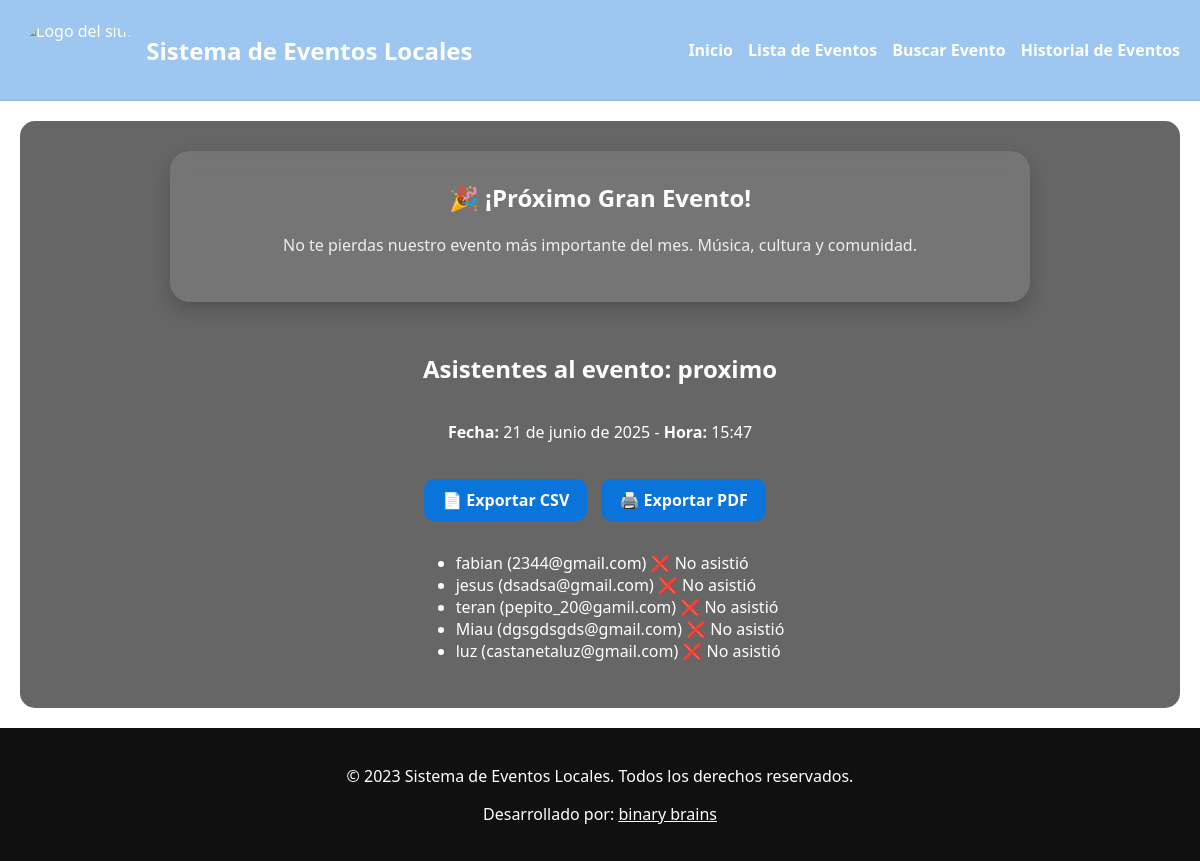
/eventos/2/asistentes/, run on an earlier commit of the app's database.
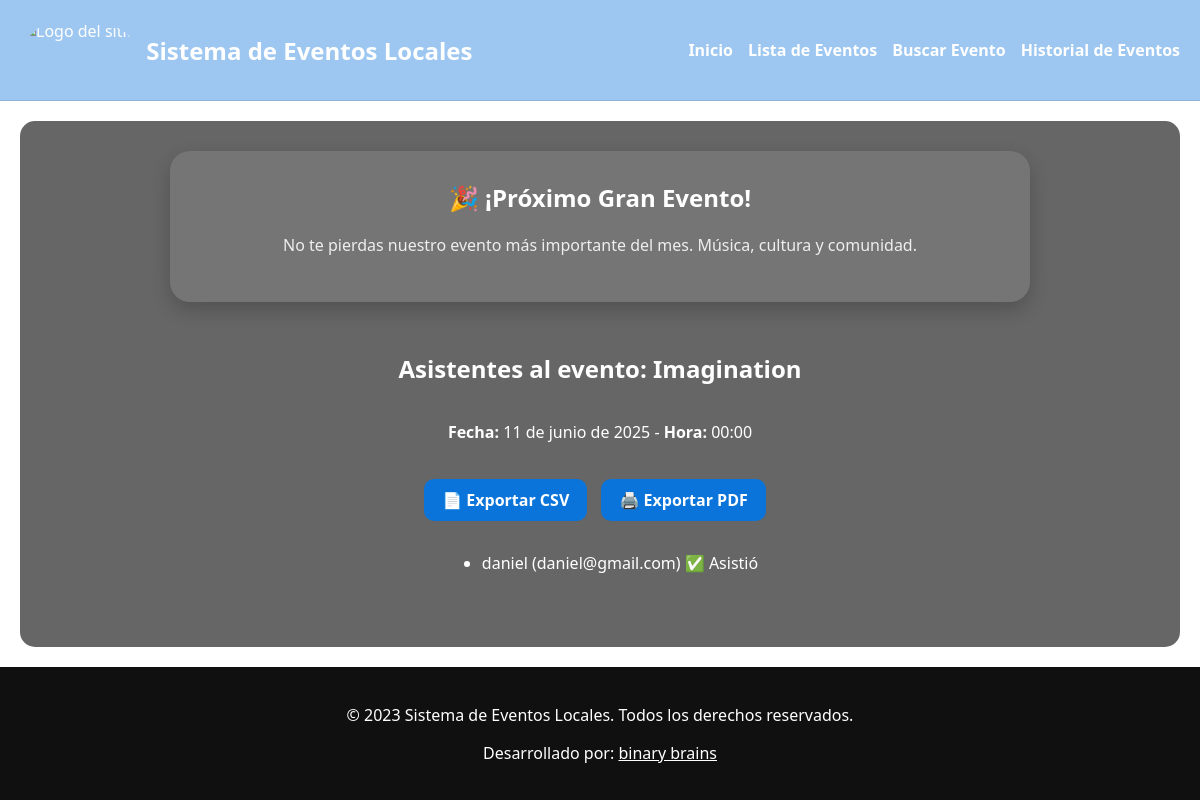
And on a later commit of the database.
### eventos/models.py (models this page shows, shortened)
class Evento(models.Model):
    titulo = models.CharField(max_length=200)
    descripcion = models.TextField()
    fecha = models.DateField()
    hora = models.TimeField()
    lugar = models.ForeignKey(Lugar, on_delete=models.CASCADE)
    organizador = models.ForeignKey(Organizador, on_delete=models.CASCADE)

class Inscripcion(models.Model):
    evento = models.ForeignKey(Evento, on_delete=models.CASCADE, related_name='inscripciones')
    nombre_participante = models.CharField(max_length=100)
    email = models.EmailField()
    asistio = models.BooleanField(default=False)

### eventos/views.py (the view)
# urls.py: path('eventos/<int:evento_id>/asistentes/', views.ver_asistentes, name='ver_asistentes'),
def ver_asistentes(request, evento_id):
    evento = get_object_or_404(Evento, pk=evento_id)
    asistentes = Inscripcion.objects.filter(evento=evento)
    return render(request, 'eventos/lista-asistentes.html', {
        'evento': evento,
        'asistentes': asistentes
    })

### eventos/templates/eventos/lista-asistentes.html (shortened to what this page needs)
{% extends './base.html'%}
{% block content %}
<h2>Asistentes al evento: {{ evento.titulo }}</h2>
    <p><strong>Fecha:</strong> {{ evento.fecha }} - <strong>Hora:</strong> {{ evento.hora }}</p>
    <div style="margin: 15px 0;">
        <a href="{% url 'exportar_asistentes' evento.id %}" class="button-link">📄 Exportar CSV</a>
        <a href="{% url 'exportar_asistentes_pdf' evento.id %}" class="button-link">🖨️ Exportar PDF</a>
    </div>
    {% if asistentes %}
        <ul>
            {% for inscripcion in asistentes %}
                <li>
                    {{ inscripcion.nombre_participante }} ({{ inscripcion.email }})
                    {% if inscripcion.asistio %}
                        ✅ Asistió
                    {% else %}
                        ❌ No asistió
                    {% endif %}
                </li>
            {% endfor %}
        </ul>
    {% else %}
        <p>No hay asistentes registrados.</p>
    {% endif %}
{% endblock %}

What changed in the data, as far as the page shows it:
no longer on this page (row edited): Inscripcion: nombre_participante "fabian", email "2344@gmail.com", asistio "❌ No asistió"
no longer on this page (row edited): Inscripcion: nombre_participante "teran", email "pepito_20@gamil.com", asistio "❌ No asistió"
removed Inscripcion: nombre_participante "Miau", email "dgsgdsgds@gmail.com", asistio "❌ No asistió"
removed Inscripcion: nombre_participante "luz", email "castanetaluz@gmail.com", asistio "❌ No asistió"
changed Evento: titulo "proximo" → "Imagination"; fecha "21 de junio de 2025" → "11 de junio de 2025"; hora "15:47" → "00:00"
changed Inscripcion: nombre_participante "jesus" → "daniel"; email "dsadsa@gmail.com" → "daniel@gmail.com"; asistio "❌ No asistió" → "✅ Asistió"
